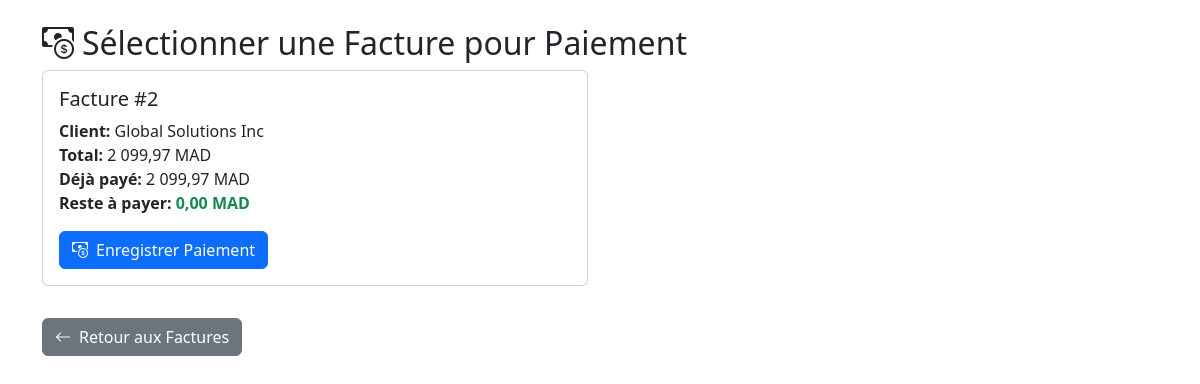
/paiement_select_facture.php (signed in), run on the app's committed database.
### tables this page shows
CREATE TABLE `factures` (
  `id` int(11) NOT NULL,
  `client_id` int(11) DEFAULT NULL,
  `date_facture` date NOT NULL,
  `total` decimal(10,2) NOT NULL,
  `statut` enum('impayee','payee','partiellement_payee') DEFAULT 'impayee',
  `note` text DEFAULT NULL,
  `created_at` timestamp NOT NULL DEFAULT current_timestamp()
);

CREATE TABLE `clients` (
  `id` int(11) NOT NULL,
  `client` varchar(100) NOT NULL,
  `adresse` text DEFAULT NULL,
  `ville` varchar(100) DEFAULT NULL,
  `pays` varchar(100) DEFAULT NULL,
  `telephone` varchar(20) DEFAULT NULL,
  `fax` varchar(20) DEFAULT NULL,
  `email` varchar(100) DEFAULT NULL,
  `personne_a_contacter` varchar(100) DEFAULT NULL,
  `commercial` varchar(100) DEFAULT NULL,
  `created_at` timestamp NOT NULL DEFAULT current_timestamp()
);

### paiement_select_facture.php (the view, shortened to what this page needs)
<?php
try {
    $pdo = new PDO("mysql:host=localhost;dbname=gestion_commerciale;charset=utf8", "root", "");
    $pdo->setAttribute(PDO::ATTR_ERRMODE, PDO::ERRMODE_EXCEPTION);
} catch(PDOException $e) {
    die("Erreur de connexion : " . $e->getMessage());
}
$stmt = $pdo->prepare("
    SELECT f.*, c.client AS client_nom,
           (SELECT IFNULL(SUM(p.montant),0) FROM paiements p WHERE p.facture_id=f.id) AS total_paye
    FROM factures f
    JOIN clients c ON f.client_id=c.id
    WHERE f.statut IN ('impayee', 'partiellement_payee')
    ORDER BY f.date_facture DESC
");
$stmt->execute();
$factures = $stmt->fetchAll(PDO::FETCH_ASSOC);
?>
<!DOCTYPE html>
<html lang="fr">
<head>
    <link href="css/bootstrap.min.css" rel="stylesheet">
    <link href="https://cdn.jsdelivr.net/npm/bootstrap-icons@1.11.3/font/bootstrap-icons.css" rel="stylesheet">
</head>
<body>
    <div class="container mt-4">
        <h2><i class="bi bi-cash-coin me-2"></i>Sélectionner une Facture pour Paiement</h2>
        <?php if(empty($factures)): ?>
            <div class="alert alert-info">
                <i class="bi bi-info-circle me-2"></i>
                Aucune facture en attente de paiement.
            </div>
        <?php else: ?>
            <div class="row">
                <?php foreach($factures as $facture):
                    $reste_a_payer = $facture['total'] - $facture['total_paye'];
                ?>
                <div class="col-md-6 mb-3">
                    <div class="card">
                        <div class="card-body">
                            <h5 class="card-title">Facture #<?= $facture['id'] ?></h5>
                            <p class="card-text">
                                <strong>Client:</strong> <?= htmlspecialchars($facture['client_nom']) ?><br>
                                <strong>Total:</strong> <?= number_format($facture['total'], 2, ',', ' ') ?> MAD<br>
                                <strong>Déjà payé:</strong> <?= number_format($facture['total_paye'], 2, ',', ' ') ?> MAD<br>
                                <strong>Reste à payer:</strong> <span class="text-success fw-bold"><?= number_format($reste_a_payer, 2, ',', ' ') ?> MAD</span>
                            </p>
                            <a href="paiement_add.php?id=<?= $facture['id'] ?>" class="btn btn-primary">
                                <i class="bi bi-cash-coin me-2"></i>Enregistrer Paiement
                            </a>
                        </div>
                    </div>
                </div>
                <?php endforeach; ?>
            </div>
        <?php endif; ?>
        <a href="facture_list.php" class="btn btn-secondary mt-3">
            <i class="bi bi-arrow-left me-2"></i>Retour aux Factures
        </a>
    </div>
</body>
</html>

### data on the page
factures: id "2", client.client "Global Solutions Inc", total "2 099,97", total_paye "2 099,97", reste_a_payer "0,00"
